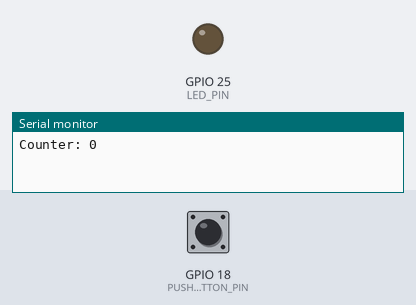
Bench run of a sketch on a simulated ESP32. Shown: output pins drawn as LEDs (lit = HIGH), the last lines printed to the serial monitor. The inputs (shaded band) are chosen by the test bench; at power-on: GPIO 18 (PUSH_BUTTON_PIN) HIGH.

Above: at 1.2 s.
1.3 s: GPIO 18 (PUSH_BUTTON_PIN) pulled LOW for 0.15 s
At 2.6 s:
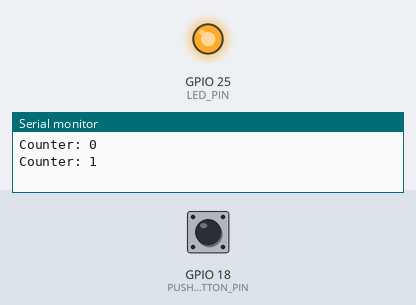
2.9 s: GPIO 18 (PUSH_BUTTON_PIN) pulled LOW for 1 s
At 5.1 s:
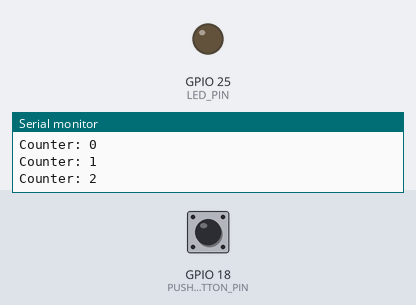
5.4 s: GPIO 18 (PUSH_BUTTON_PIN) pulled LOW for 3.2 s
At 8.9 s:
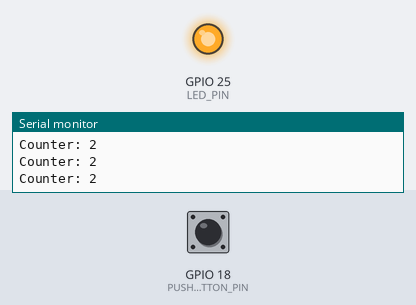
Timing chart, 0 to 10.4 s (numbered marks = the images above; inputs shaded):
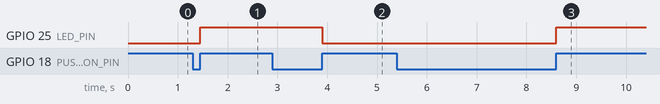

Measured:
- after the input at 1.3 s, GPIO 25 (LED_PIN): LOW → HIGH after 0.15 s
- after the input at 2.9 s, GPIO 25 (LED_PIN): HIGH → LOW after 1.0 s
- after the input at 5.4 s, GPIO 25 (LED_PIN): LOW → HIGH after 3.2 s

The sketch:

task1.ino
```cpp
const int LED_PIN       = 25;
const int PUSH_BUTTON_PIN = 18;

int counter = 0;


void IRAM_ATTR ToggleLed()
{
  ++counter;
  digitalWrite(LED_PIN, not digitalRead(LED_PIN));
}

void setup()
{
  Serial.begin(115200);

  pinMode(LED_PIN, OUTPUT);
  pinMode(PUSH_BUTTON_PIN, INPUT_PULLUP);
  attachInterrupt(PUSH_BUTTON_PIN, ToggleLed, RISING);
}

void loop()
{
  Serial.print("Counter: ");
  Serial.println(counter);

  delay(2000);
}
```
